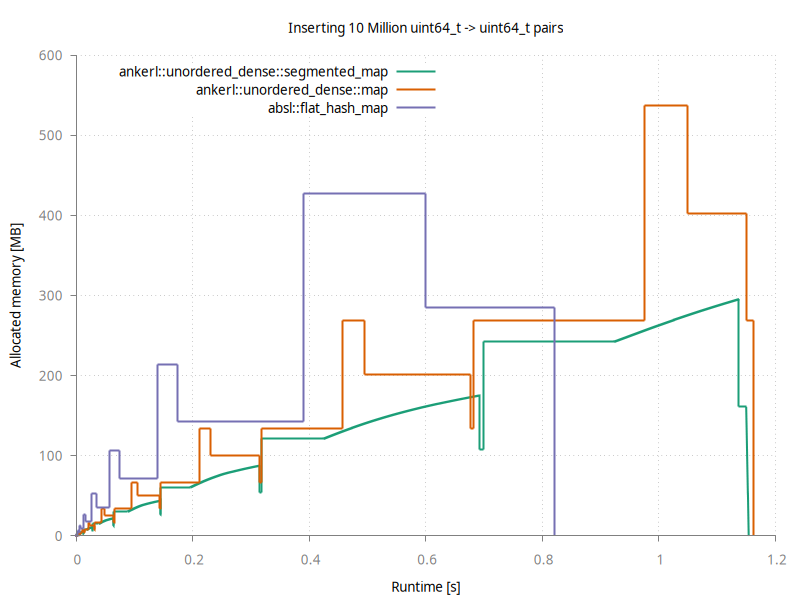

The script that saved this image:
#!/usr/bin/gnuplot

#set terminal pngcairo 
#set terminal pngcairo size 730,510 enhanced font 'Verdana,10'
set terminal pngcairo size 800,600 enhanced font 'Verdana,10'

# define axis
# remove border on top and right and set color to gray
set style line 11 lc rgb '#808080' lt 1
set border 3 back ls 11
set tics nomirror
# define grid
set style line 12 lc rgb '#808080' lt 0 lw 1
set grid back ls 12

# line styles
set style line 1 lt 1 lc rgb '#1B9E77' # dark teal
set style line 2 lt 1 lc rgb '#D95F02' # dark orange
set style line 3 lt 1 lc rgb '#7570B3' # dark lilac
set style line 4 lt 1 lc rgb '#E7298A' # dark magenta
set style line 5 lt 1 lc rgb '#66A61E' # dark lime green
set style line 6 lt 1 lc rgb '#E6AB02' # dark banana
set style line 7 lt 1 lc rgb '#A6761D' # dark tan
set style line 8 lt 1 lc rgb '#666666' # dark gray


set style line 101 lc rgb '#808080' lt 1 lw 1
set border 3 front ls 101
set tics nomirror out scale 0.75

set key left top

set output 'allocated_memory.png'

set xlabel "Runtime [s]"
set ylabel "Allocated memory [MB]"

set title "Inserting 10 Million uint64\\\_t -> uint64\\\_t pairs"

# allocated_memory_segmented_vector.txt  allocated_memory_std_unordered_map.txt  allocated_memory_std_vector.txt
plot \
    'allocated_memory_segmented_vector.txt' using ($1):($2/1e6) w steps ls 1 lw 2 title "ankerl::unordered\\\_dense::segmented\\\_map" , \
    'allocated_memory_std_vector.txt' using ($1):($2/1e6) w steps ls 2 lw 2 title "ankerl::unordered\\\_dense::map" , \
    'allocated_memory_absl_flat_hash_map.txt' using ($1):($2/1e6) w steps ls 3 lw 2 title "absl::flat\\\_hash\\\_map"
